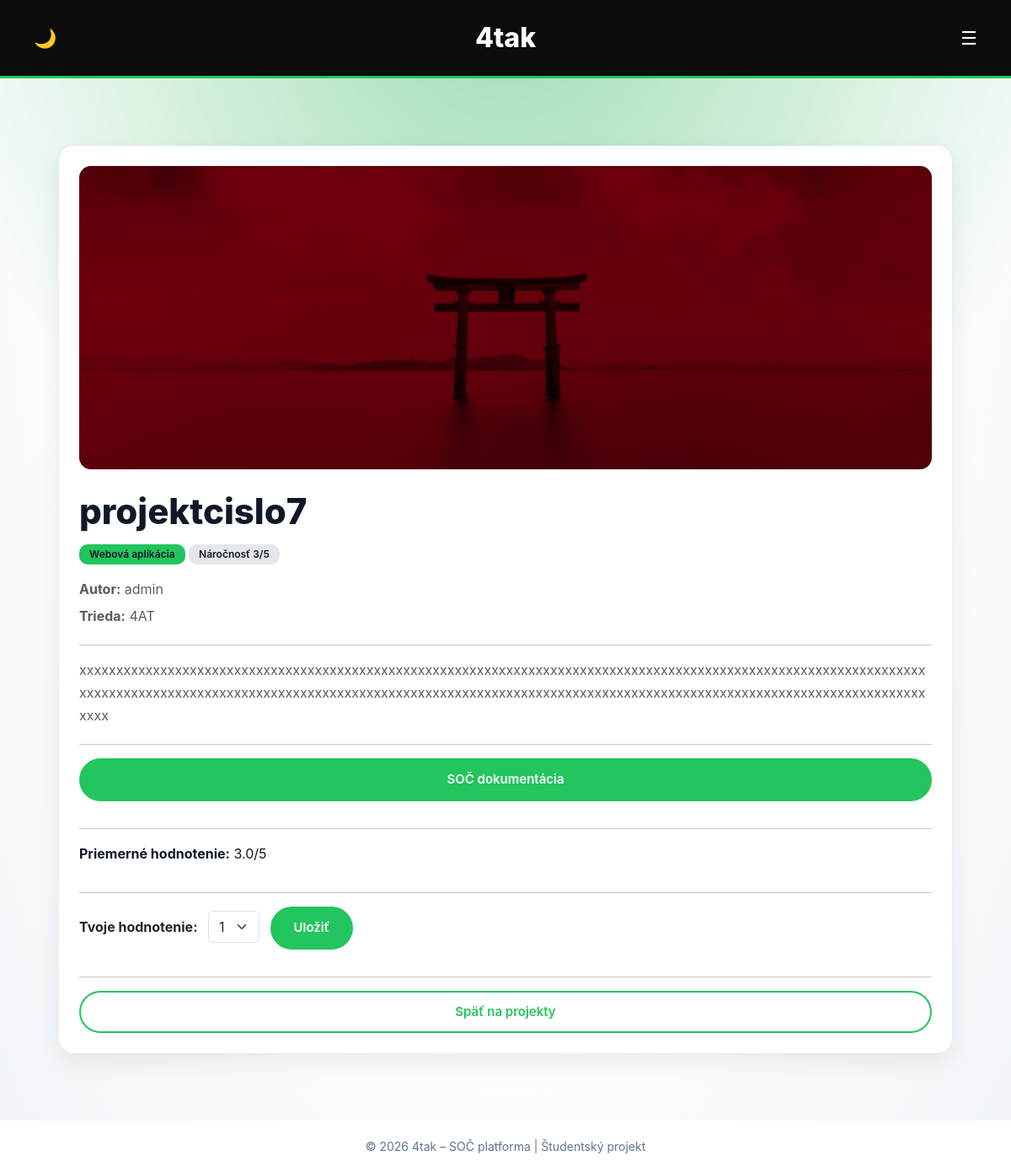
Page /projects/11/ (signed in) on the committed database.
### projects/models.py (models this page shows, shortened)
class Project(models.Model):
    PROJECT_TYPE_CHOICES = [
        ('web', 'Webová aplikácia'),
        ('physical', 'Fyzická práca'),
    ]
    DIFFICULTY_CHOICES = [
        (1, 'Veľmi ľahká'),
        (2, 'Ľahká'),
        (3, 'Stredná'),
        (4, 'Ťažká'),
        (5, 'Veľmi ťažká'),
    ]
    CLASS_CHOICES = [
        ('4AT', '4AT'),
        ('4AS', '4AS'),
        ('4AM', '4AM'),
        ('4AI', '4AI'),
        ('4BI', '4BI'),
        ('4CI', '4CI'),
        ('4AE', '4AE'),
        ('3AT', '3AT'),
        ('3AS', '3AS'),
        ('3AM', '3AM'),
        ('3AI', '3AI'),
        ('3BI', '3BI'),
        ('3CI', '3CI'),
        ('3AE', '3AE'),
    ]
    mentor = models.ForeignKey(
        User,
        on_delete=models.SET_NULL,
        null=True,
        blank=True,
        related_name='mentored_projects'
    )
    title = models.CharField(max_length=200)
    functionality = models.TextField()
    project_type = models.CharField(
        max_length=10,
        choices=PROJECT_TYPE_CHOICES
    )
    difficulty = models.IntegerField(
    choices=DIFFICULTY_CHOICES
    )
    school_class = models.CharField(
        max_length=3,
        choices=CLASS_CHOICES,
        blank=True,
        null=True
    )
    image = models.ImageField(
        upload_to='projects/images/',
        blank=True,
        null=True
    )
    documentation_pdf = models.FileField(
        upload_to='projects/pdfs/',
        blank=True,
        null=True
    )
    video_url = models.URLField(blank=True, null=True)
    author = models.ForeignKey(User, on_delete=models.CASCADE)
    created_at = models.DateTimeField(auto_now_add=True)
    approved = models.BooleanField(default=False)

### projects/views.py (the view, shortened to what this page needs)
# urls.py: path('projects/<int:pk>/', project_detail, name='project_detail'),
@login_required
def project_detail(request, pk):
    project = get_object_or_404(Project, pk=pk)
    average_rating = None
    user_rating = None
    if project.approved:
        average_rating = project.ratings.aggregate(avg=Avg('value'))['avg']
        user_rating = Rating.objects.filter(
            project=project,
            user=request.user
        ).first()
    return render(request, 'projects/project_detail.html', {
        'project': project,
        'average_rating': average_rating,
        'user_rating': user_rating,
    })

### projects/templates/projects/project_detail.html (shortened to what this page needs)
{% extends "projects/base.html" %}
{% block content %}
{% load video_filters %}
<div class="card p-4">
    {% if project.image %}
        <img src="{{ project.image.url }}"
             alt="{{ project.title }}"
             style="
                width: 100%;
                max-height: 360px;
                object-fit: cover;
                border-radius: 14px;
                margin-bottom: 25px;
             ">
    {% endif %}
    <h1>{{ project.title }}</h1>
    <div class="mb-3">
        <span class="badge badge-type">
            {{ project.get_project_type_display }}
        </span>
        <span class="badge badge-difficulty">
            Náročnosť {{ project.difficulty }}/5
        </span>
    </div>
    <p class="text-muted mb-1">
        <strong>Autor:</strong> {{ project.author.username }}
    </p>
    {% if project.school_class %}
        <p class="text-muted mb-1">
            <strong>Trieda:</strong> {{ project.school_class }}
        </p>
    {% endif %}
    <hr>
    <p class="text-muted mb-1">
        {{ project.functionality }}
    </p>
    <hr>
    {% if project.documentation_pdf %}
        <a href="{{ project.documentation_pdf.url }}"
           target="_blank"
           class="btn btn-primary w-100 mb-3">
            SOČ dokumentácia
        </a>
    {% endif %}
    <hr>
    <p>
        <strong>Priemerné hodnotenie:</strong>
        {% if average_rating %}
            {{ average_rating|floatformat:1 }}/5
        {% else %}
            zatiaľ nehodnotené
        {% endif %}
    </p>
    <hr>
    {% if user.is_authenticated %}
        <form method="post" class="mb-3">
            <label for="rating"><strong>Tvoje hodnotenie:</strong></label>
            <select name="rating"
                    id="rating"
                    class="form-select w-auto d-inline-block ms-2">
                {% for i in "12345" %}
                    <option value="{{ i }}"
                        >
                        {{ i }}
                    </option>
                {% endfor %}
            </select>
            <button type="submit" class="btn btn-primary ms-2">
                Uložiť
            </button>
        </form>
    {% else %}
        <p class="hodnotenie">
            Pre hodnotenie sa musíš prihlásiť.
        </p>
    {% endif %}
    <hr>
    {% if user.is_authenticated and user.profile.role != 'student' and not project.approved %}
    <a href="{% url 'teacher_dashboard' %}"
       class="btn btn-outline-secondary w-100">
        Späť na dashboard
    </a>
{% else %}
    <a href="{% url 'project_list' %}"
       class="btn btn-outline-secondary w-100">
        Späť na projekty
    </a>
{% endif %}
</div>
{% endblock %}

### projects/templates/projects/base.html (style rules this page uses)
:root { --bg-main: #f1f5f9; --bg-card: #ffffff; --bg-soft: #c4c5c9; --header-bg: #0c0c0c; --text-main: #111827; --text-muted: #4b5563; --green: #22c55e; --green-dark: #15803d; --glow-color: rgba(0, 158, 50, 0.299); --bg-grad-1: #ffffff; --bg-grad-2: #ffffff; }
body { margin: 0; font-family: "Inter", Arial, Helvetica, sans-serif; color: var(--text-main); z-index: 10; background: radial-gradient( circle at top, var(--glow-color), transparent 45% ), radial-gradient( ellipse at top, var(--bg-grad-1) 0%, var(--bg-grad-2) 55%, var(--bg-main) 100% ); background-attachment: fixed; transition: background 0.4s ease, color 0.3s ease; }
body { color: var(--text-main); }
p, span, li { color: var(--text-muted); }
h1, h2, h3, h4, h5 { color: var(--text-main); }
body::before { content: ""; position: fixed; inset: 0; pointer-events: none; z-index: -1; background: radial-gradient( circle at top, rgba(34, 197, 94, 0.12), transparent 45% ); }
* { transition: background-color 0.3s ease, color 0.2s ease, box-shadow 0.3s ease; }
h1 { font-size: 42px; font-weight: 800; margin-bottom: 12px; line-height: 1.2; }
p { line-height: 1.7; }
.card { background-color: var(--bg-card); border-radius: 18px; z-index: 10; padding: 32px; border: none; box-shadow: 0 10px 30px rgba(0,0,0,0.08); margin-bottom: 30px; transition: all 0.25s ease; }
.card p, .card span, .card small { color: var(--text-main); }
.btn, .btn-primary, .btn-outline-secondary, .btn-success, .btn-outline-success { display: inline-flex; align-items: center; justify-content: center; gap: 8px; padding: 12px 26px; border-radius: 999px; font-weight: 600; font-size: 15px; text-decoration: none; cursor: pointer; border: 2px solid transparent; transition: all 0.2s ease; }
.btn-green, .btn-primary, .btn-success { background-color: var(--green); color: white; border-color: var(--green); }
.btn-green-outline, .btn-outline-secondary, .btn-outline-success { background-color: transparent; color: var(--green); border-color: var(--green); }
body::before { content: ""; position: fixed; inset: 0; pointer-events: none; z-index: 0; background: radial-gradient( circle at top, rgba(34, 197, 94, 0.12), transparent 45% ); }
.badge { font-weight: 600; padding: 6px 12px; border-radius: 10px; }
.badge-type { background-color: var(--green); color: white; }
.badge-difficulty { background-color: #e5e7eb; color: #111827; }
.card, .feature { box-shadow: 0 10px 30px rgba(0,0,0,0.08), 0 0 0 1px rgba(0,0,0,0.02); }

### rows in the picture
Project: image (picture), title "projektcislo7", project_type "Webová aplikácia", difficulty "3", author.username "admin", school_class "4AT", functionality "xxxxxxxxxxxxxxxxxxxxxxxxxxxxxxxxxxxxxxxxxxxxxxxxxxxxxxxxxxxxxxxxxxxxxxxxxxxxxxxxxxxxxxxxxxxxxxxxxxxxxxxxxxxxxxxxxxxxxxxxxxxxxxxxxxxxxxxxxxxxxxxxxxxxxxxxxxxxxxxxxxxxxxxxxxxxxxxxxxxxxxxxxxxxxxxxxxxxxxxxxxxxxxxxxxxxxxxxxxxxxxxxxxxxxxxxxx"

### other values in the picture
{{ average_rating|floatformat:1 }} "3.0"
form field rating "1"
